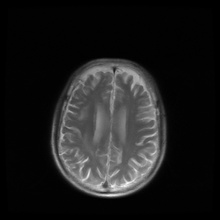
%> input picture digitalImage/IMG-0004-00005.jpg, 220 x 220 px, shrunk from 512 x 512 before the run
$ octave main_test.m   (GNU Octave 9; MATLAB toolbox functions it lacks are replaced by stand-ins)
%> lines starting %> are read from the running program, lines starting %| are printed output that depends on the picture; in (x1, y1, x2, y2) boxes, pixels count from 0 and x2, y2 are one past the last pixel; in counts of white or black regions, pixels touching at a corner belong together; the program's own positions count from 1
### src/chaoticsmap/Encode.m
function [tmp,stegoname] = Encode(randomBits, filename)
%> called with filename = 'IMG-0004-00005.jpg'
    addpath('../../digitalImage');
    rgbImage = imread(filename);
%> rgbImage is the input picture: size 220x220x3 uint8; min 0, max 250, mean 29.2
    % Extract color channels.
    redChannel = rgbImage(:,:,1);
    greenChannel = rgbImage(:,:,2);
    blueChannel = rgbImage(:,:,3);
    % Extract bit plane
    redBitPlane1 = SplitBitPlane(1, redChannel);
    redBitPlane2 = SplitBitPlane(2, redChannel);
    greenBitPlane1 = SplitBitPlane(1, greenChannel);
    greenBitPlane2 = SplitBitPlane(2, greenChannel);
    % Generate Chaotic Squence
    len = size(randomBits,1);
    [~,a] = ChaoticMap(len); % a: index embedding
    % Embedding processing
    bitPlane = [redBitPlane1,redBitPlane2,greenBitPlane1,greenBitPlane2];
    for i = 1:len
        bitPlane(a(i)) = randomBits(i);
    end
    tmp = bitPlane;
    bitPlane = reshape(bitPlane,[len/4,4]);
    redBitPlane1 = reshape(bitPlane(:,1),[512,512]);redBitPlane1 = redBitPlane1';
    redBitPlane2 = reshape(bitPlane(:,2),[512,512]);redBitPlane2 = redBitPlane2';
    greenBitPlane1 = reshape(bitPlane(:,3),[512,512]);greenBitPlane1 = greenBitPlane1';
    greenBitPlane2 = reshape(bitPlane(:,4),[512,512]);greenBitPlane2 = greenBitPlane2';

    % Add 2 bit Plane into previous channel respectively
    redChannel = Add2BitPlane(redChannel, redBitPlane1, redBitPlane2);
    greenChannel = Add2BitPlane(greenChannel, greenBitPlane1, greenBitPlane2);

    % create Stego Image
    stegoImage = cat(3, redChannel, greenChannel, blueChannel);
    addpath('./stegoimage');
    stegoname = 'stego.png';
    imwrite(stegoImage,stegoname);
end

### src/chaoticsmap/SplitBitPlane.m
function result = SplitBitPlane(pos,matrix)
%> called with pos = 1
% matrix: ma tran 8 bit can tach
% pos: vi tri bit can tach
% result: mang (1, 2^18)
   [H, W] = size(matrix);
%> H = 220; W = 220
   result = zeros(H,W);
   for i = 1:H
       for j = 1:W
           result(i,j) = bitand(matrix(i,j), 2^(pos-1));
           result(i,j) = bitshift(result(i,j), -pos+1);
       end
   end
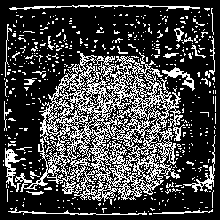
%> result: size 220x220 double; values 0 (black) and 1 (white), 26.3% white in thin lines or dots
   result = reshape(result', [1,H*W]);
   for i = 1:H*W
       if(result(i) > 1)
           disp('fail');
           disp(i);
           disp(result(i));
           break
       end
   end
%> call 2 of SplitBitPlane, with pos = 2
%> after the loop in SplitBitPlane (call 2), `for i = 1:H`:
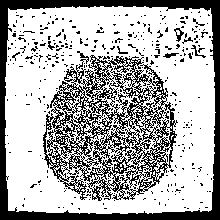
%> result: size 220x220 double; values 0 (black) and 1 (white), 67.9% white; 354 black regions (344 under 20 px), largest, box (x1, y1, x2, y2) and area: (43, 51, 178, 201) 7888, (0, 0, 220, 220) 6055, (174, 28, 184, 42) 57
end

### src/chaoticsmap/ChaoticMap.m
function [sx, ax] = ChaoticMap(len)
    r = 3.95;
    x0 = 0.12; % init value from 0 to 1
    N = 5; % interations
    % number generation
    x = zeros(len,1,'double');
    x(1) = x0;
    for j = 2:len
        y = zeros(1,N,'double');
        y(1) = x(j-1);
        for i = 2:N
            y(i) = r*y(i-1)*(1-y(i-1));
        end
        x(j) = y(N);
    end
    [sx, ax] = sort(x);
end

### src/chaoticsmap/main_test.m
clear;
filename = 'IMG-0004-00005.jpg';
% Generate message contain 2^20 bits
len = 2^20;
randomBits = uint8(randi([0 1],len,1));
%> (the run ends here)
